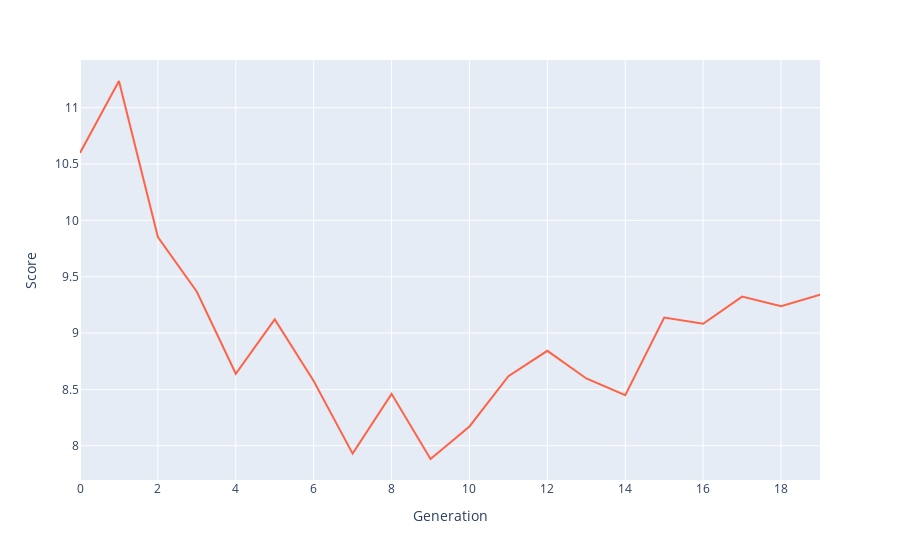

This figure's notebook cell:
### Code cell
bestRankDF = pd.DataFrame(bestRank, columns=['Score', 'Schedule'])
bestRank
bestRankDF['Generation'] = bestRankDF.index.values
fig = px.line(bestRankDF, x='Generation', y='Score', hover_data=['Schedule'])
fig.update_traces(line_color='Tomato')
fig.show()

### Figure 1 — Plotly figure (JSON) as saved in the notebook; plotly's stock layout.template omitted (floating-point values rounded to 4 significant figures; data arrays with more than 128 entries replaced by an {"elided": "..."} marker saying what was removed)
{"data": [{"customdata": {"elided": "20x1x48 int values"}, "hovertemplate": "Generation=%{x}<br>Score=%{y}<br>Schedule=%{customdata[0]}<extra></extra>", "legendgroup": "", "line": {"color": "Tomato", "dash": "solid"}, "marker": {"symbol": "circle"}, "mode": "lines", "name": "", "orientation": "v", "showlegend": false, "type": "scatter", "x": [0, 1, 2, 3, 4, 5, 6, 7, 8, 9, 10, 11, 12, 13, 14, 15, 16, 17, 18, 19], "xaxis": "x", "y": [10.6, 11.24, 9.852, 9.367, 8.639, 9.122, 8.574, 7.931, 8.461, 7.883, 8.171, 8.617, 8.843, 8.597, 8.449, 9.137, 9.083, 9.324, 9.239, 9.341], "yaxis": "y"}], "layout": {"legend": {"tracegroupgap": 0}, "margin": {"t": 60}, "xaxis": {"anchor": "y", "domain": [0, 1], "title": {"text": "Generation"}}, "yaxis": {"anchor": "x", "domain": [0, 1], "title": {"text": "Score"}}}}
